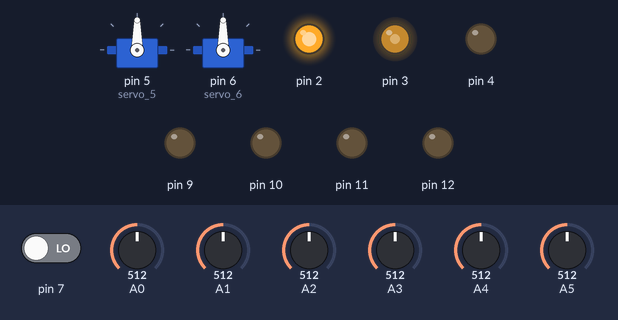
This sketch was run on a simulated Arduino Uno, built with avr-gcc and run on an emulated ATmega328P. Parts: 2 × servo, output pins drawn as LEDs (lit = HIGH). The test bench sets the inputs (shaded band); at power-on: A4 = 512, A5 = 512, pin 7 LOW, A0 = 512, A1 = 512, A3 = 512, A2 = 512.

Above: at 1.2 s.
1.3 s: A4 set to 530
At 2.4 s:
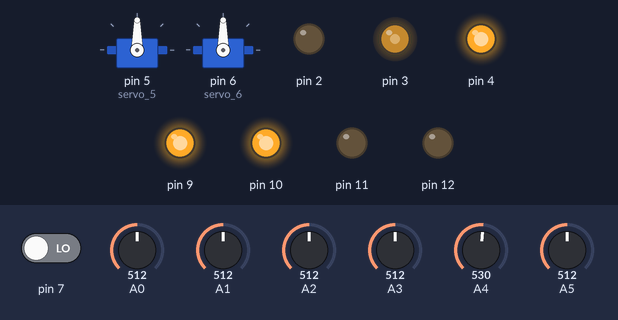
2.8 s: A5 set to 716
At 3.3 s:
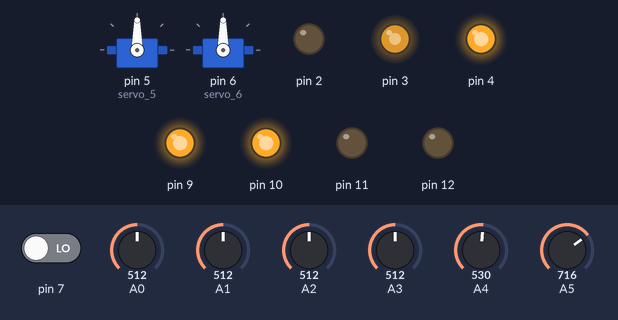
4.3 s: pin 7 driven HIGH
At 4.8 s:
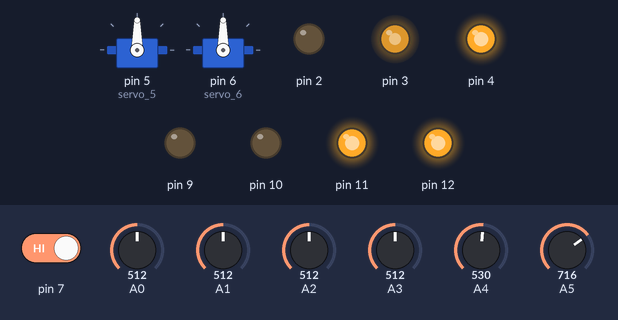
5.8 s: A0 set to 716
At 7.0 s:
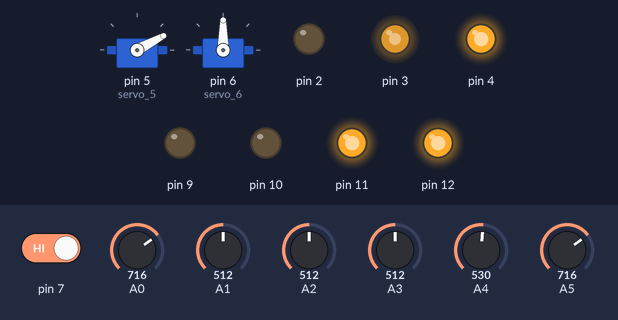
7.3 s: A1 set to 716
At 8.1 s:
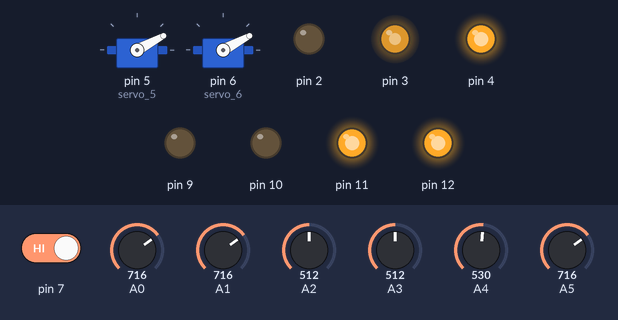
8.8 s: A3 set to 716
At 10.2 s:
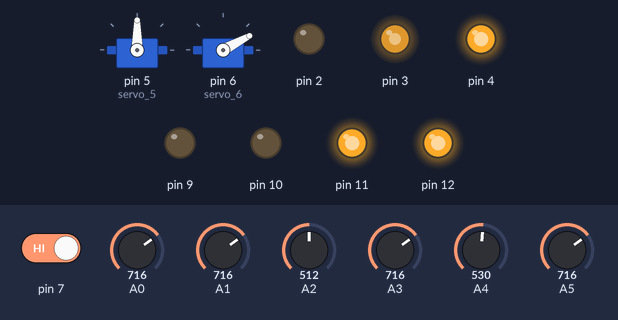
Timing chart, 0 to 11.3 s (numbered marks = the images above; inputs shaded):
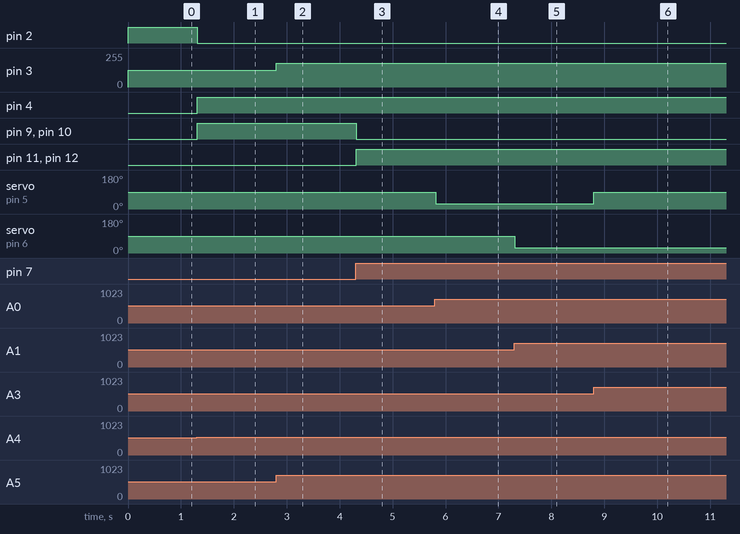

Measured:
- the behaviour switches between 512 and 513 on A4 (found by bisection; images 0 and 1)
- after the input at 1.3 s, pin 2: HIGH → LOW at once; pin 4, pin 9, pin 10: LOW → HIGH at once
- after the input at 2.8 s, pin 3: 127/255 → 178/255 at once
- after the input at 4.3 s, pin 9, pin 10: HIGH → LOW at once; pin 11, pin 12: LOW → HIGH at once
- after the input at 5.8 s, servo on pin 5 (servo_5): 90° → 28° at once
- after the input at 7.3 s, servo on pin 6 (servo_6): 90° → 28° at once
- after the input at 8.8 s, servo on pin 5 (servo_5): 28° → 90° at once

The sketch:

panelessolares1.ino
```cpp
#include <Servo.h>

Servo servo_5;

Servo servo_6;

void setup()
{
  pinMode(7, INPUT);
  pinMode(A4, INPUT);
  pinMode(2, OUTPUT);
  pinMode(4, OUTPUT);
  pinMode(A5, INPUT);
  pinMode(3, OUTPUT);
  pinMode(9, OUTPUT);
  pinMode(10, OUTPUT);
  pinMode(11, OUTPUT);
  pinMode(12, OUTPUT);
  pinMode(A3, INPUT);
  pinMode(A0, INPUT);
  servo_5.attach(5, 500, 2500);

  pinMode(A2, INPUT);
  pinMode(A1, INPUT);
  servo_6.attach(6, 500, 2500);

}

void loop()
{
  // Los servomotores se manejan desde los sensores o
  // de los potenciómetros (manualmente)
  if (digitalRead(7) >= 1) {
    // La luz roja o verde indica si están activos los
    // paneles o no
    if (analogRead(A4) <= 512) {
      digitalWrite(2, HIGH);
      digitalWrite(4, LOW);
      // El LED blanco corresponde a la iluminación de la
      // casa que se puede regular manualmente la
      // potencia
      analogWrite(3, map(analogRead(A5), 0, 1023, 0, 255));
    } else {
      digitalWrite(2, LOW);
      digitalWrite(4, HIGH);
      digitalWrite(9, LOW);
      digitalWrite(10, LOW);
      digitalWrite(11, HIGH);
      digitalWrite(12, HIGH);
      analogWrite(3, map(analogRead(A5), 0, 1023, 0, 255));
      // Selección de ubicación del servo ubicado
      // este-oeste
      if (analogRead(A3) > analogRead(A0)) {
        servo_5.write(map(analogRead(A3), 0, 1023, 91, 180));
      }
      if (analogRead(A3) < analogRead(A0)) {
        servo_5.write(map(analogRead(A0), 0, 1023, 90, 0));
      }
      if (analogRead(A3) == analogRead(A0)) {
        servo_5.write(90);
      }
      // Selección de posición de servomotor ubicado
      // Norte-Sur
      if (analogRead(A2) > analogRead(A1)) {
        servo_6.write(map(analogRead(A2), 0, 1023, 91, 180));
      }
      if (analogRead(A2) < analogRead(A1)) {
        servo_6.write(map(analogRead(A1), 0, 1023, 90, 0));
      }
      if (analogRead(A2) == analogRead(A1)) {
        servo_6.write(90);
      }
    }
  } else {
    if (analogRead(A4) <= 512) {
      digitalWrite(2, HIGH);
      digitalWrite(4, LOW);
      analogWrite(3, map(analogRead(A5), 0, 1023, 0, 255));
    } else {
      digitalWrite(2, LOW);
      digitalWrite(4, HIGH);
      analogWrite(3, map(analogRead(A5), 0, 1023, 0, 255));
      digitalWrite(9, HIGH);
      digitalWrite(10, HIGH);
      digitalWrite(11, LOW);
      digitalWrite(12, LOW);
      servo_5.write(map(analogRead(A0), 0, 1023, 0, 180));
      servo_6.write(map(analogRead(A1), 0, 1023, 0, 180));
    }
  }
  delay(10); // Delay a little bit to improve simulation performance
}
```
